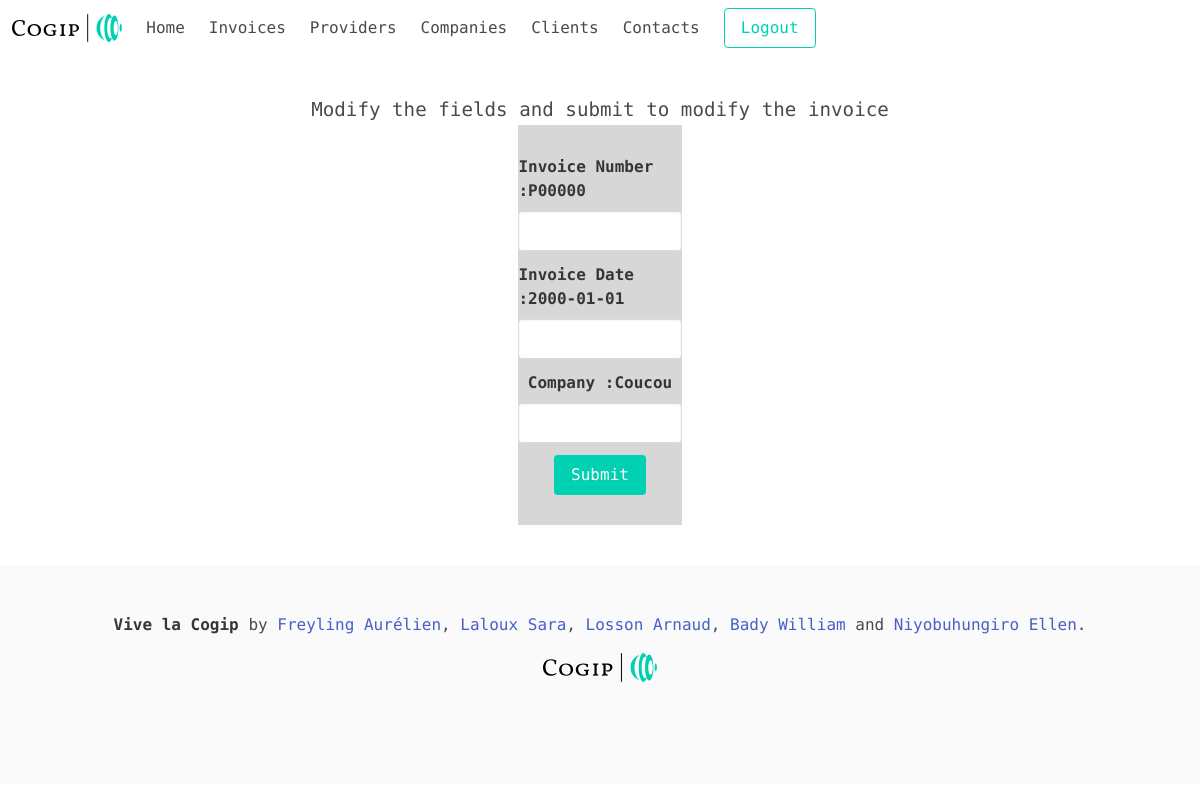
/index.php?route=modifyInvoice&id=14 (signed in), run on the app's committed database.
### tables this page shows
CREATE TABLE IF NOT EXISTS `invoices` (
  `id` int(11) NOT NULL AUTO_INCREMENT,
  `number` varchar(255) NOT NULL,
  `date` date NOT NULL,
  `company_id` int(11) DEFAULT NULL,
  `people_id` int(11) DEFAULT NULL,
  PRIMARY KEY (`id`),
  KEY `company_id` (`company_id`),
  KEY `people_id` (`people_id`)
);

CREATE TABLE IF NOT EXISTS `companies` (
  `id` int(11) NOT NULL AUTO_INCREMENT,
  `name` varchar(255) NOT NULL,
  `country` varchar(255) NOT NULL,
  `VAT_number` varchar(255) NOT NULL,
  `type_id` int(11) DEFAULT NULL,
  PRIMARY KEY (`id`),
  KEY `type_id` (`type_id`)
);

### controllers/modifyInvoiceController.php (called while the page is built, shortened)
<?php
require 'models/modifyInvoiceModel.php';
class ModifyInvoiceController
{
    public function displaySelectedInvoice($pdo)
    {
        $id = $_GET['id'];
        $invoice = new ModifyInvoice($pdo);
        $selectedInvoice = $invoice->getSelectedInvoice($id);
        require 'views/modifyInvoice.php';
    }
}

### models/modifyInvoiceModel.php (called while the page is built, shortened)
<?php
class ModifyInvoice
{
    private $connexion;
    public function __construct(\PDO $pdo)
    {
        $this->connexion = $pdo;
    }
    public function getSelectedInvoice($id)
    {
        return $this->connexion->query("SELECT * FROM invoices as i
        LEFT JOIN companies as c ON c.id = i.company_id
         WHERE i.id=$id")->fetchAll();
    }
}

### views/modifyInvoice.php (the view, shortened to what this page needs)
<?php
require 'views/header.php';
?>
<main class="container is-fluid main-container">
    <article class="level">
        <h1 class="level-item has-text-centered">
            Modify the fields and submit to modify the invoice
        </h1>
        <section>
            <form action="index.php?route=home" method="post" class="form">
                <div class=" field">
                    <label class="label" name="invoiceNumber">Invoice Number :<?php foreach ($selectedInvoice as $selected) {
                                                                                    echo $selected['number']; ?>
                    </label>
                    <div class="control">
                        <input class="input" type="text" name="invoiceNumber">
                    </div>
                </div>
                <div class="field">
                    <label class="label" name="invoiceDate">Invoice Date :<?php echo $selected['date']; ?> </label>
                    <div class="control">
                        <input class="input" type="text" name="invoiceDate">
                    </div>
                </div>
                <div class="field">
                    <label class="label">Company :<?php echo $selected['name'];
                                                                                }
                                                    ?> </label>
                    <div class="control">
                        <input class="input" type="text" name="companyName">
                    </div>
                </div>
                <div class="field is-grouped">
                    <div class="control">
                        <button class="button is-link" name="formModifyInvoice">Submit</button>
                    </div>
                </div>
        </section>
    </article>
</main>
<?php
require 'views/footer.php'; ?>

### assets/css/style.css (style rules this page uses)
.main-container { height: auto; }
.main-container article { -webkit-box-orient: vertical; -webkit-box-direction: normal; -ms-flex-direction: column; flex-direction: column; font-family: 'M PLUS 1 Code', sans-serif; margin-top: 5vh; font-size: 1.2rem; }
.field { display: -webkit-box; display: -ms-flexbox; display: flex; -webkit-box-orient: vertical; -webkit-box-direction: normal; -ms-flex-direction: column; flex-direction: column; -webkit-box-align: center; -ms-flex-align: center; align-items: center; -ms-flex-line-pack: center; align-content: center; font-family: 'M PLUS 1 Code', sans-serif; }
.form { background-color: #d7d7d7; width: 60%; display: block; margin-left: auto; margin-right: auto; padding-top: 30px; padding-bottom: 30px; }
.is-link { background-color: #00D1B2 !important; color: white !important; font-family: 'M PLUS 1 Code', sans-serif; }

### data on the page
invoices: number "P00000", date "2000-01-01", company.name "Coucou"
